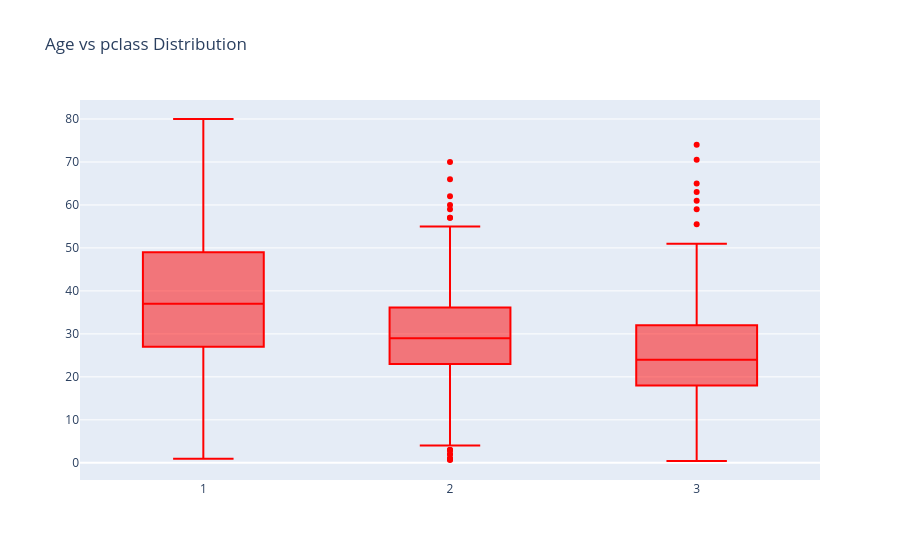

Write notebook code for a chart like this one.
### Code cell
#Box plot and Scatter Plot
trace = go.Box(x=data['Pclass'],
               y=data['Age'],
               marker={'color':'red'})
layout = go.Layout(title="Age vs pclass Distribution")
fig = go.Figure(data=trace,layout = layout)
fig.show()

### Figure 1 — Plotly figure (JSON) as saved in the notebook; plotly's stock layout.template omitted (floating-point values rounded to 4 significant figures; data arrays with more than 128 entries replaced by an {"elided": "..."} marker saying what was removed)
{"data": [{"marker": {"color": "red"}, "type": "box", "x": {"elided": "891 int values"}, "y": {"elided": "891 float values"}}], "layout": {"title": {"text": "Age vs pclass Distribution"}}}
